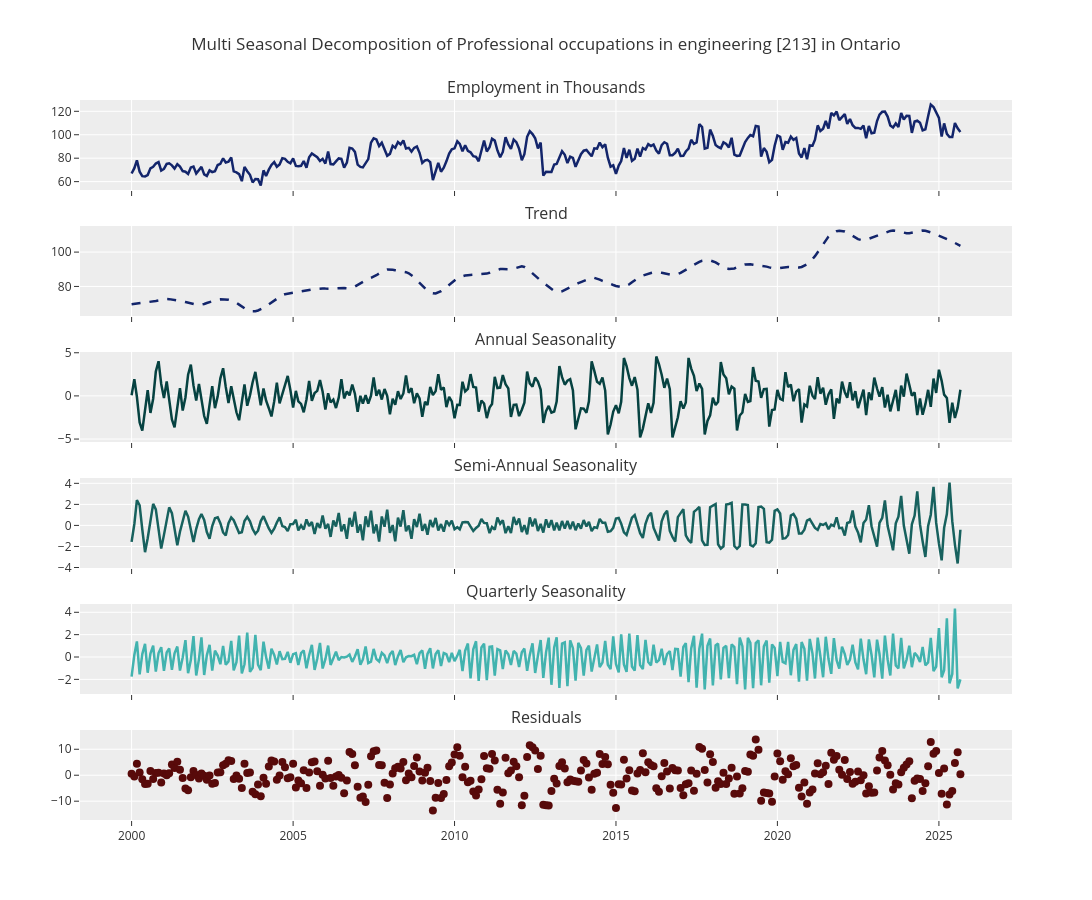

Notebook code for this chart:
### Code cell
# creates a 6-panel stacked chart, all sharing the time axis on the x-axis
# each panel gets one component of the decomposition 

fig = make_subplots(
    rows=6,
    cols=1,
    shared_xaxes=True,
    vertical_spacing=0.05,
    subplot_titles=[
        "Employment in Thousands",
        "Trend",
        "Annual Seasonality",
        "Semi-Annual Seasonality",
        "Quarterly Seasonality",
        "Residuals"
        
    ]
)

# Observed: solid line; raw data - shown as-is
fig.add_trace(
    go.Scatter(
        x=Sample['ds'],
        y=Sample['observed'],
        mode="lines",
        name="Employment in Thousands",
        line=dict(color='#13256B', width=2.5)
    ),
    row=1,
    col=1
)

# Trend: dashed line; same color as observed but dashed to signal its a smoothed version
fig.add_trace(
    go.Scatter(
        x=Sample['ds'],
        y=Sample['trend'],
        mode="lines",
        name="Trend",
        line=dict(color='#13256B', width=2.5, dash='dash')
    ),
    row=2,
    col=1
)

# Seasonal_12: solid line ; annual cycle
fig.add_trace(
    go.Scatter(
        x=Sample['ds'],
        y=Sample['seasonal_12'],
        mode="lines",
        name="Annual Seasonality",
        line=dict(color='#064241', width=2.5)
    ),
    row=3,
    col=1
)

# Seasonal_6: semi annual
fig.add_trace(
    go.Scatter(
        x=Sample['ds'],
        y=Sample['seasonal_6'],
        mode="lines",
        name="Semi-Annual Seasonality",
        line=dict(color='#17615E', width=2.5)
    ),
    row=4,
    col=1
)

#Seasonal_3: quarterly cycle
fig.add_trace(
    go.Scatter(
        x=Sample['ds'],
        y=Sample['seasonal_3'],
        mode="lines",
        name="Quarterly Seasonality",
        line=dict(color="#42B3AF", width=2.5)
    ),
    row=5,
    col=1
)

# Residuals: dots; Residuals are shown as scatter dots — not a line — because they're random noise with no meaningful connection between points
fig.add_trace(
    go.Scatter(
        x=Sample['ds'],
        y=Sample['resid'],
        mode="markers",
        name="Residuals",
        marker=dict(color="#580A0A", size=8)
    ),
    row=6,
    col=1
)



fig.update_layout(
    height=900,
    width=1500,
    title="Multi Seasonal Decomposition of Professional occupations in engineering [213] in Ontario",
    showlegend=False
)
fig.update_layout(template='ggplot2')
fig.show()

### Figure 1 — Plotly figure (JSON) as saved in the notebook; plotly's stock layout.template omitted (floating-point values rounded to 4 significant figures; data arrays with more than 128 entries replaced by an {"elided": "..."} marker saying what was removed)
{"data": [{"line": {"color": "#13256B", "width": 2.5}, "mode": "lines", "name": "Employment in Thousands", "type": "scatter", "x": {"elided": "309 str values"}, "xaxis": "x", "y": {"elided": "309 float values"}, "yaxis": "y"}, {"line": {"color": "#13256B", "dash": "dash", "width": 2.5}, "mode": "lines", "name": "Trend", "type": "scatter", "x": {"elided": "309 str values"}, "xaxis": "x2", "y": {"elided": "309 float values"}, "yaxis": "y2"}, {"line": {"color": "#064241", "width": 2.5}, "mode": "lines", "name": "Annual Seasonality", "type": "scatter", "x": {"elided": "309 str values"}, "xaxis": "x3", "y": {"elided": "309 float values"}, "yaxis": "y3"}, {"line": {"color": "#17615E", "width": 2.5}, "mode": "lines", "name": "Semi-Annual Seasonality", "type": "scatter", "x": {"elided": "309 str values"}, "xaxis": "x4", "y": {"elided": "309 float values"}, "yaxis": "y4"}, {"line": {"color": "#42B3AF", "width": 2.5}, "mode": "lines", "name": "Quarterly Seasonality", "type": "scatter", "x": {"elided": "309 str values"}, "xaxis": "x5", "y": {"elided": "309 float values"}, "yaxis": "y5"}, {"marker": {"color": "#580A0A", "size": 8}, "mode": "markers", "name": "Residuals", "type": "scatter", "x": {"elided": "309 str values"}, "xaxis": "x6", "y": {"elided": "309 float values"}, "yaxis": "y6"}], "layout": {"annotations": [{"font": {"size": 16}, "showarrow": false, "text": "Employment in Thousands", "x": 0.5, "xanchor": "center", "xref": "paper", "y": 1, "yanchor": "bottom", "yref": "paper"}, {"font": {"size": 16}, "showarrow": false, "text": "Trend", "x": 0.5, "xanchor": "center", "xref": "paper", "y": 0.825, "yanchor": "bottom", "yref": "paper"}, {"font": {"size": 16}, "showarrow": false, "text": "Annual Seasonality", "x": 0.5, "xanchor": "center", "xref": "paper", "y": 0.65, "yanchor": "bottom", "yref": "paper"}, {"font": {"size": 16}, "showarrow": false, "text": "Semi-Annual Seasonality", "x": 0.5, "xanchor": "center", "xref": "paper", "y": 0.475, "yanchor": "bottom", "yref": "paper"}, {"font": {"size": 16}, "showarrow": false, "text": "Quarterly Seasonality", "x": 0.5, "xanchor": "center", "xref": "paper", "y": 0.3, "yanchor": "bottom", "yref": "paper"}, {"font": {"size": 16}, "showarrow": false, "text": "Residuals", "x": 0.5, "xanchor": "center", "xref": "paper", "y": 0.125, "yanchor": "bottom", "yref": "paper"}], "height": 900, "showlegend": false, "title": {"text": "Multi Seasonal Decomposition of Professional occupations in engineering [213] in Ontario"}, "width": 1500, "xaxis": {"anchor": "y", "domain": [0, 1], "matches": "x6", "showticklabels": false}, "xaxis2": {"anchor": "y2", "domain": [0, 1], "matches": "x6", "showticklabels": false}, "xaxis3": {"anchor": "y3", "domain": [0, 1], "matches": "x6", "showticklabels": false}, "xaxis4": {"anchor": "y4", "domain": [0, 1], "matches": "x6", "showticklabels": false}, "xaxis5": {"anchor": "y5", "domain": [0, 1], "matches": "x6", "showticklabels": false}, "xaxis6": {"anchor": "y6", "domain": [0, 1]}, "yaxis": {"anchor": "x", "domain": [0.875, 1]}, "yaxis2": {"anchor": "x2", "domain": [0.7, 0.825]}, "yaxis3": {"anchor": "x3", "domain": [0.525, 0.65]}, "yaxis4": {"anchor": "x4", "domain": [0.35, 0.475]}, "yaxis5": {"anchor": "x5", "domain": [0.175, 0.3]}, "yaxis6": {"anchor": "x6", "domain": [0, 0.125]}}}
